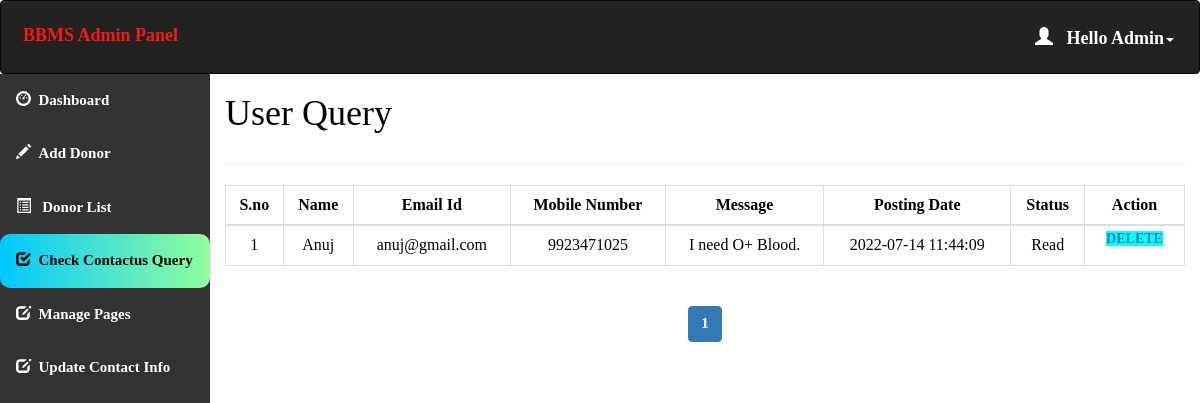
Page /admin/query.php (signed in) on the committed database.
### tables this page shows
create table contact_query(
query_id int auto_increment Not Null,
query_name varchar(100) NOT NULL,
query_mail varchar(120) NOT NULL,
query_number char(11) NOT NULL,
query_message longtext NOT NULL,
query_date timestamp NOT NULL DEFAULT CURRENT_TIMESTAMP,
query_status int(11) DEFAULT NULL,
Primary key(query_id)
);

### admin/query.php (the view, shortened to what this page needs)
<html>
<head>
  <link rel="stylesheet" href="https://maxcdn.bootstrapcdn.com/bootstrap/3.4.1/css/bootstrap.min.css">
</head>
<?php
include 'conn.php';
  if (isset($_SESSION['loggedin']) && $_SESSION['loggedin'] == true) {
  ?>
<body style="color:black">
<div id="header">
<?php include 'header.php';
?>
</div>
<div id="sidebar">
<?php $active="query"; include 'sidebar.php'; ?>
</div>
<div id="content" >
  <div class="content-wrapper">
    <div class="container-fluid">
      <div class="row">
        <div class="col-md-12 lg-12 sm-12">
          <h1 class="page-title">User Query</h1>
        </div>
      </div>
      <hr>
      <?php
        include 'conn.php';
          $limit = 10;
          if(isset($_GET['page'])){
            $page = $_GET['page'];
          }else{
            $page = 1;
          }
          $offset = ($page - 1) * $limit;
          $count=$offset+1;
        $sql= "select * from contact_query LIMIT {$offset},{$limit}";
        $result=mysqli_query($conn,$sql);
        if(mysqli_num_rows($result)>0)   {
       ?>
       <div class="table-responsive">
      <table class="table table-bordered" style="text-align:center">
          <thead style="text-align:center">
          <th style="text-align:center">S.no</th>
          <th style="text-align:center">Name</th>
          <th style="text-align:center">Email Id</th>
          <th style="text-align:center">Mobile Number</th>
          <th style="text-align:center">Message</th>
          <th style="text-align:center">Posting Date</th>
          <th style="text-align:center">Status</th>
          <th style="text-align:center">Action</th>
          </thead>
          <tbody>
            <?php
            while($row = mysqli_fetch_assoc($result)) { ?>
          <tr>
                  <td><?php echo $count++; ?></td>
                  <td><?php echo $row['query_name']; ?></td>
                  <td><?php echo $row['query_mail']; ?></td>
                  <td><?php echo $row['query_number']; ?></td>
                  <td><?php echo $row['query_message']; ?></td>
                  <td><?php echo $row['query_date']; ?></td>
                  <?php if($row['query_status']==1)
{
?><td>Read<br></td>
<?php } else {?>
<td><a href="query.php?id=<?php echo $row['query_id'];?>" onclick="clickme()"><b id="demo">Pending</b></a><br>
</td>
<?php } ?>
                    <td id="he" style="width:100px">
                    <a style="background-color:aqua" href='delete_query.php?id=<?php echo $row['query_id']; ?>'> Delete </a>
                </td>
              </tr>
            <?php } ?>
          </tbody>
      </table>
    </div>
    <?php } ?>
    <div class="table-responsive"style="text-align:center;align:center">
        <?php
        $sql1 = "SELECT * FROM contact_query";
        $result1 = mysqli_query($conn, $sql1) or die("Query Failed.");
        if(mysqli_num_rows($result1) > 0){
          $total_records = mysqli_num_rows($result1);
          $total_page = ceil($total_records / $limit);
          echo '<ul class="pagination admin-pagination">';
          for($i = 1; $i <= $total_page; $i++){
            if($i == $page){
              $active = "active";
            }else{
              $active = "";
            }
            echo '<li class="'.$active.'"><a href="query.php?page='.$i.'">'.$i.'</a></li>';
          }
          echo '</ul>';
        }
        ?>
        </div>
      </div>
    </div>
   <?php }
    ?>
</body>
</html>

### admin/header.php (shortened to what this page needs)
<!DOCTYPE html>
<html>
<head>
  <link rel="stylesheet" href="https://maxcdn.bootstrapcdn.com/bootstrap/3.4.1/css/bootstrap.min.css">
</head>
<body>
<nav class="navbar navbar-inverse">
  <div class="container-fluid">
    <div class="navbar-header">
      <a class="navbar-brand" id="qq" href="dashboard.php" style="color:#F51A14;">BBMS Admin Panel</a>
    </div>
    <ul class="nav navbar-nav navbar-right">
      <li class="dropdown"><a class="dropdown-toggle" id="qw" data-toggle="dropdown" href="#" style="font-weight:bold;color:white "> <span class="glyphicon glyphicon-user"></span>&nbsp&nbsp
        <?php
        include 'conn.php';
        $username=$_SESSION['username'];
        $sql="select * from admin_info where admin_username='$username'";
        $result=mysqli_query($conn,$sql) or die("query failed.");
        $row=mysqli_fetch_assoc($result);
        echo "Hello ".$row['admin_name'];
       ?><span class="caret"></span></a>
    </li>
    </ul>
  </div>
</nav>
</body></html>

### admin/query.php (style rules this page uses)
#sidebar { position:relative;margin-top:-20px }
#content { position:relative;margin-left:210px }
#he { font-size: 14px; font-weight: 600; text-transform: uppercase; padding: 3px 7px; color: #fff; text-decoration: none; border-radius: 3px; align:center }

### admin/header.php (style rules this page uses)
.navbar { background-color: #333333 ; padding: 10px 10px; color:#FF0404 ; }
.navbar a { float: left; color: white; text-align: center; padding: 12px; text-decoration: none; font-size: 18px; line-height: 25px; }
.navbar-brand { font-size: 25px; font-weight: bold; }
.navbar a { float: none; display: block; text-align: left; }
.navbar-right { float: none; }

### admin/sidebar.php (style rules this page uses)
body { margin: 0; font-family: 'Averia Gruesa Libre';font-size: 15px; color:#F8F9F9; }

### rows in the picture
contact_query: query_name "Anuj", query_mail "anuj@gmail.com", query_number "9923471025", query_message "I need O+ Blood.", query_date "2022-07-14 11:44:09", query_status "Read"

### other values in the picture
$row['admin_name'] "Admin"
